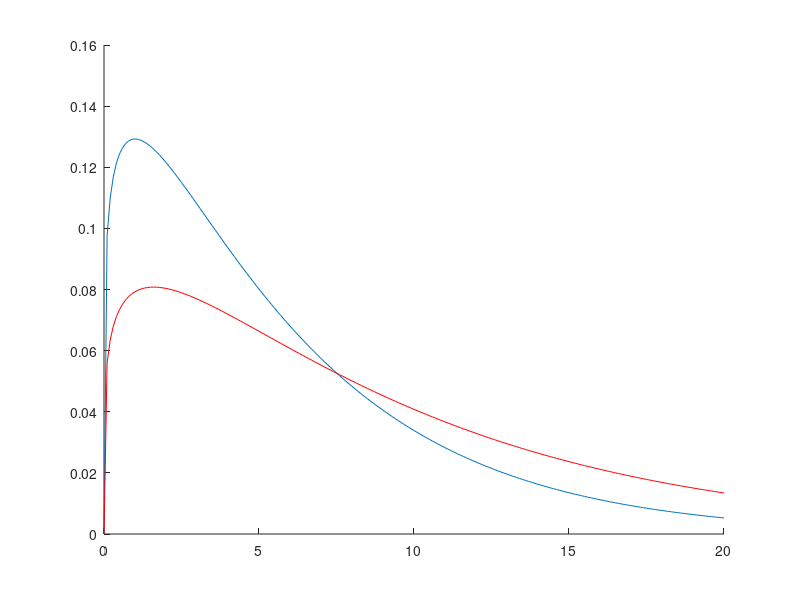
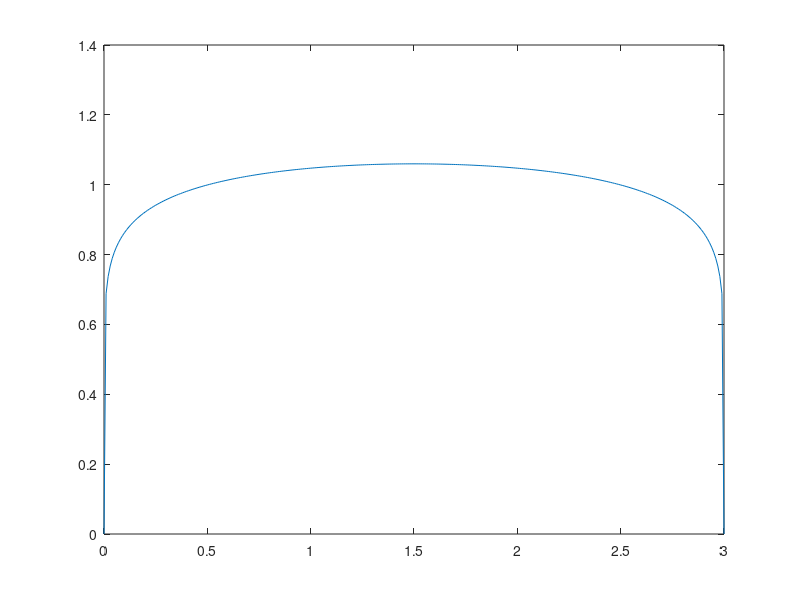

Reproduce these figures in MATLAB, in order.
clear all
close all
clc

X = 0:0.1:20;
Y = gampdf(X,1.2,5.0);
Y2 = gampdf(X,1.2,8.0);
figure;
hold on
plot(X,Y)
plot(X,Y2,'r')


X = 0:0.01:3;
Y3    = (betapdf(X./3,1.1,1.1));   
figure;
plot(X,Y3)